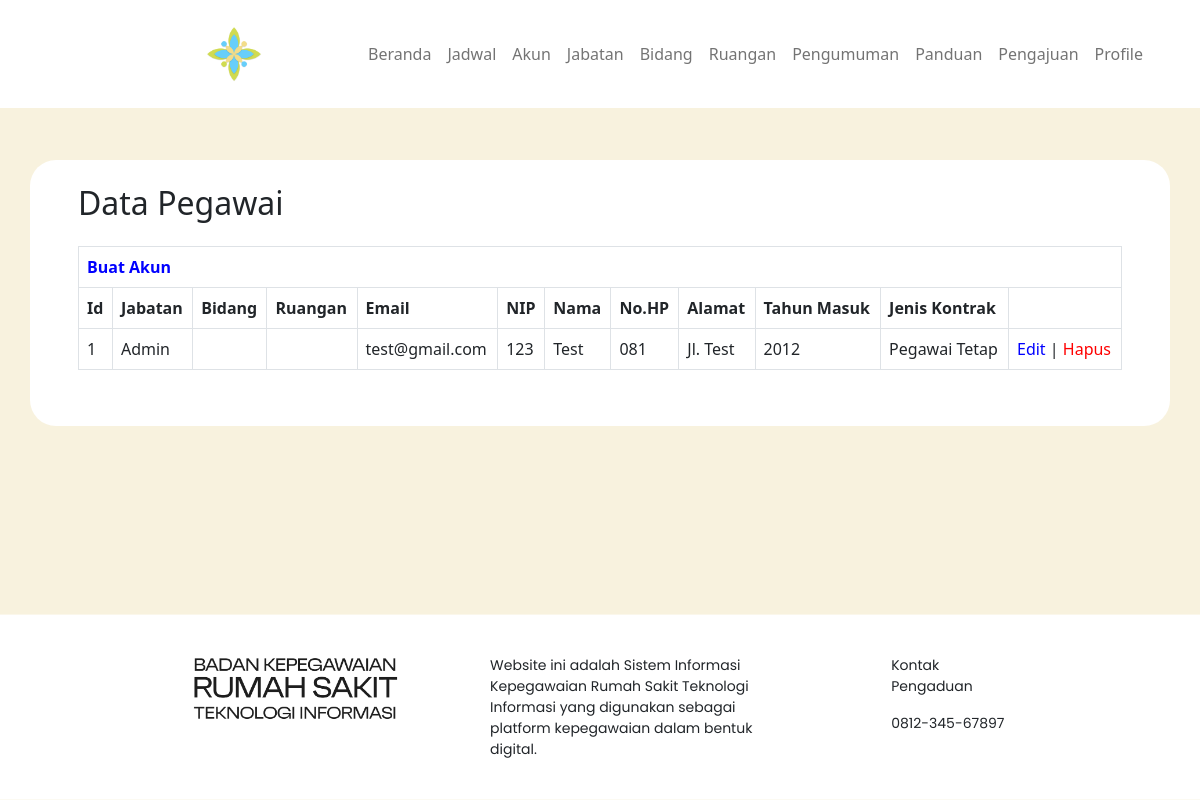
The page /akun.php (signed in) on the database its author committed.
### tables this page shows
CREATE TABLE tb_pegawai(
	id_pegawai INT AUTO_INCREMENT,
	id_jabatan INT,
	id_bidang INT,
	id_ruangan INT,
	username VARCHAR(255),
	email VARCHAR(255),
	password_pg VARCHAR(255),
	nip VARCHAR(18),
	nama VARCHAR(255),
	foto_profile MEDIUMBLOB,
	no_hp VARCHAR(15),
	alamat VARCHAR(255),
	kecamatan VARCHAR(255),
	kabupaten VARCHAR(255),
	negara VARCHAR(255),
	agama VARCHAR(255),
	jenis_kelamin ENUM('L','P'),
	golongan_darah ENUM('A','B','AB','O'),
	tempat_lahir VARCHAR(255),
	tgl_lahir DATE,
	status_kawin ENUM('Kawin','Belum Kawin'),
	no_ktp VARCHAR(16),
	file_ktp MEDIUMBLOB,
	tahun_masuk YEAR,
	jenis_kontrak VARCHAR(255),
	tgl_buat TIMESTAMP,
	PRIMARY KEY(id_pegawai),
	FOREIGN KEY(id_jabatan) REFERENCES tb_jabatan(id_jabatan),
	FOREIGN KEY(id_bidang) REFERENCES tb_bidang(id_bidang),
	FOREIGN KEY(id_ruangan) REFERENCES tb_ruangan(id_ruangan),
	UNIQUE(username),
	UNIQUE(nip),
	UNIQUE(no_ktp)
);

CREATE TABLE tb_jabatan(
	id_jabatan INT AUTO_INCREMENT,
	nama_jabatan VARCHAR(255),
	PRIMARY KEY(id_jabatan),
	UNIQUE(nama_jabatan)
);

### akun.php (the view, shortened to what this page needs)
<?php
if (!isset($_SESSION["id_pegawai"]) || $_SESSION['nama_jabatan'] != 'Admin') {
    header("location:login.php");
} else {
    require "./dbConnection.php";
    $sql = 'SELECT pg.*, j.*, b.*, r.*
            FROM tb_pegawai AS pg
            LEFT JOIN tb_jabatan AS j
            ON j.id_jabatan = pg.id_jabatan
            LEFT JOIN tb_bidang AS b
            ON b.id_bidang = pg.id_bidang
            LEFT JOIN tb_ruangan AS r
            ON r.id_ruangan = pg.id_ruangan
            ORDER BY pg.id_jabatan
            ;'
    ;
    $statement = $pdo->query($sql);
}
?>
<!doctype html>
<html lang="en">
<head>
    <link rel="stylesheet" href="style/beranda-after.css">
    <link href="https://cdn.jsdelivr.net/npm/bootstrap@5.2.3/dist/css/bootstrap.min.css" rel="stylesheet">
</head>
    <body class="d-flex flex-column min-vh-100" style="background-color: #F8F2DE;">
        <div class="d-flex flex-column justify-content-start header fixed-top">
                    <nav class="navbar navbar-expand-sm">
                        <div class="container-fluid">
                                <img src="img/char-logo.png" alt="logo-rumah-sakit" height="60" style="padding-right: 8vw ;margin-left: 16vw;";>
                            <div class="collapse navbar-collapse" id="navbarNav">
                                <ul class="navbar-nav text-center">
                                    <li class="nav-item">
                                    <a class="nav-link" aria-current="page" href="beranda-after_admin.php">Beranda</a>
                                    </li>
                                    <li class="nav-item">
                                    <a class="nav-link" href="jadwal_admin.php">Jadwal</a>
                                    </li>
                                    <li class="nav-item">
                                    <a class="nav-link" href="akun.php">Akun</a>
                                    </li>
                                    <li class="nav-item">
                                    <a class="nav-link" href="jabatan.php">Jabatan</a>
                                    </li>
                                    <li class="nav-item">
                                    <a class="nav-link" href="bidang.php">Bidang</a>
                                    </li>
                                    <li class="nav-item">
                                    <a class="nav-link" href="ruangan.php">Ruangan</a>
                                    </li>
                                    <li class="nav-item">
                                    <a class="nav-link" href="pengumuman_admin.php">Pengumuman</a>
                                    </li>
                                    <li class="nav-item">
                                    <a class="nav-link" href="panduan_admin.php">Panduan</a>
                                    </li>
                                    <li class="nav-item">
                                    <a class="nav-link" href="pengajuan_admin.php">Pengajuan</a>
                                    </li>
                                    <li class="nav-item">
                                    <a class="nav-link" href="profile_admin.php">Profile</a>
                                    </li>
                                </ul>
                            </div>
                        </div>
                    </nav>
                </div>
        <div class="container" style="background-color: #ffff; margin-top: 20vh; border-radius: 26px;">
            <div class="d-flex flex-column justify-content-evenly" style="margin-top: 3vh; margin-left: 3vw; margin-right: 3vw; margin-bottom: 5vh;">
                <h2>Data Pegawai</h2>
                <table class="table table-bordered" style="margin-top: 2vh;">
                    <tbody>
                        <tr>
                        <th colspan="12">
                            <a href="./akun_input.php" style="text-decoration:none; color: blue">Buat Akun</a>
                        </th>
                        </tr>
                        <tr>
                        <th>Id</th>
                        <th>Jabatan</th>
                        <th>Bidang</th>
                        <th>Ruangan</th>
                        <th>Email</th>
                        <th>NIP</th>
                        <th>Nama</th>
                        <th>No.HP</th>
                        <th>Alamat</th>
                        <th>Tahun Masuk</th>
                        <th>Jenis Kontrak</th>
                        <th></th>
                        </tr>
                        <?php while ($user = $statement->fetch(PDO::FETCH_ASSOC)) : ?>
                            <tr>
                                <td>
                                    <?php echo $user['id_pegawai'] ?>
                                </td>
                                <td>
                                    <?php echo $user['nama_jabatan'] ?>
                                </td>
                                <td>
                                </td>
                                <td>
                                </td>
                                <td>
                                    <?php echo $user['email'] ?>
                                </td>
                                <td>
                                    <?php echo $user['nip'] ?>
                                </td>
                                <td>
                                    <?php echo $user['nama'] ?>
                                </td>
                                <td>
                                    <?php echo $user['no_hp'] ?>
                                </td>
                                <td>
                                    <?php echo $user['alamat'] ?>
                                </td>
                                <td>
                                    <?php echo $user['tahun_masuk'] ?>
                                </td>
                                <td>
                                    <?php echo $user['jenis_kontrak'] ?>
                                </td>
                                <td>
                                    <a href="./akun_edit.php?id_pegawai=<?= $user['id_pegawai'] ?>" style="text-decoration:none; color: blue">Edit</a>
                                    |
                                    <a href="./akun_hapus.php?id_pegawai=<?= $user['id_pegawai'] ?>" style="text-decoration:none; color: red">Hapus</a>
                                </td>
                            </tr>
                        <?php endwhile; ?>
                    </tbody>
                </table>
            </div>
        </div>
        <div class="d-flex flex-row-lg justify-content-evenly footer">
            <div class="d-lg-flex flex-row justify-content-between">
                <img src="img/title-logo-black-2.png" alt="logo pegawai" height="70" style="padding-right: 80px">
                <p class="desc">Website ini adalah Sistem Informasi Kepegawaian Rumah Sakit Teknologi Informasi yang digunakan sebagai platform kepegawaian dalam bentuk digital.</p>
            </div>
            <div class="d-flex flex-column justify-content-start informasi">
                <p class="kontak">Kontak Pengaduan</p>
                <p class="nomor">0812-345-67897</p>
            </div>
        </div>
    </body>
</html>

### style/beranda-after.css (style rules this page uses)
body { min-height: 100vh; }
.header { background-color: #ffff; padding-top: 2vh; padding-bottom: 2vh; }
.footer { position: sticky; top: 100%; background-color: #ffff; padding-left: 16vw; padding-right: 16vw; padding-top: 5vh; padding-bottom: 3vh; margin-top: 10vh; }
.desc { margin-right: 10vw; margin-left: 1vw; font-size: 14px; font-family: "poppins"; }
.kontak { font-size: 14px; font-family: "poppins"; }
.nomor { font-size: 14px; font-family: "poppins"; }
.informasi { width: 250px; }

### rows shown on the page
tb_pegawai: id_pegawai "1", id_jabatan.nama_jabatan "Admin", email "test@gmail.com", nip "123", nama "Test", no_hp "081", alamat "Jl. Test", tahun_masuk "2012", jenis_kontrak "Pegawai Tetap"
